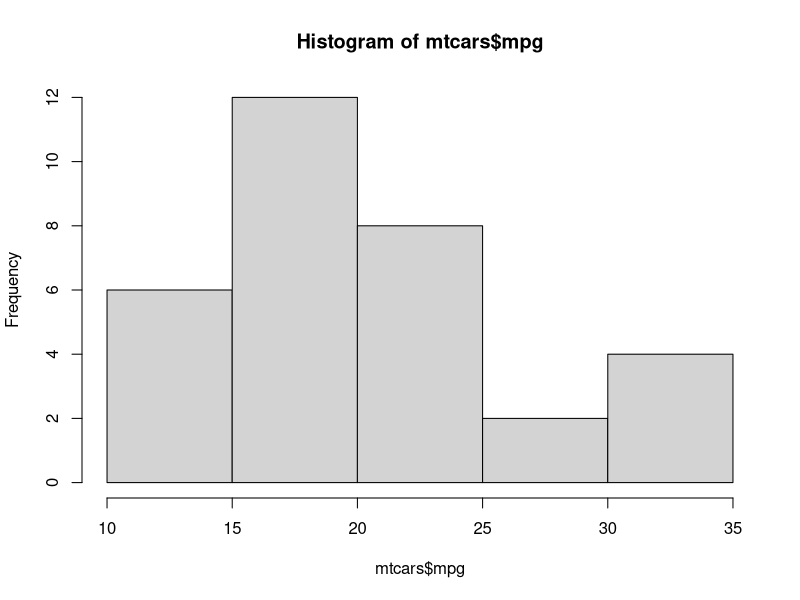
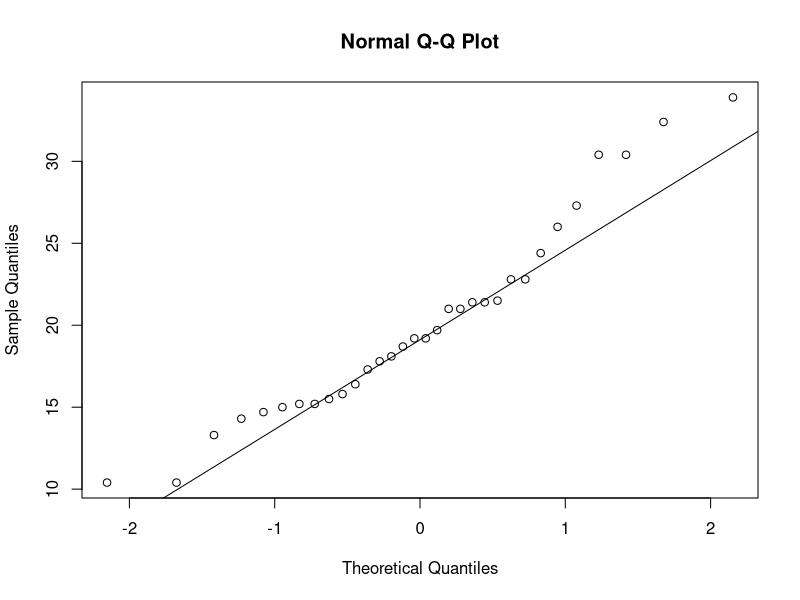
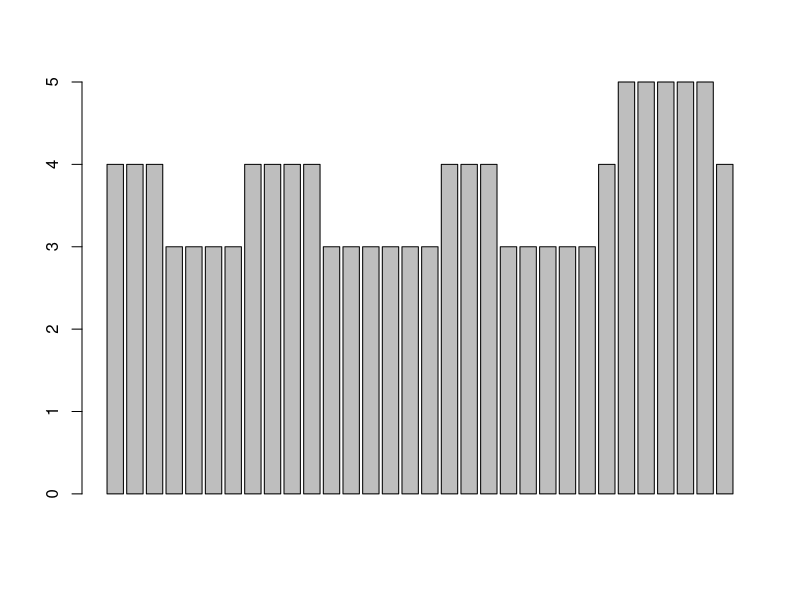
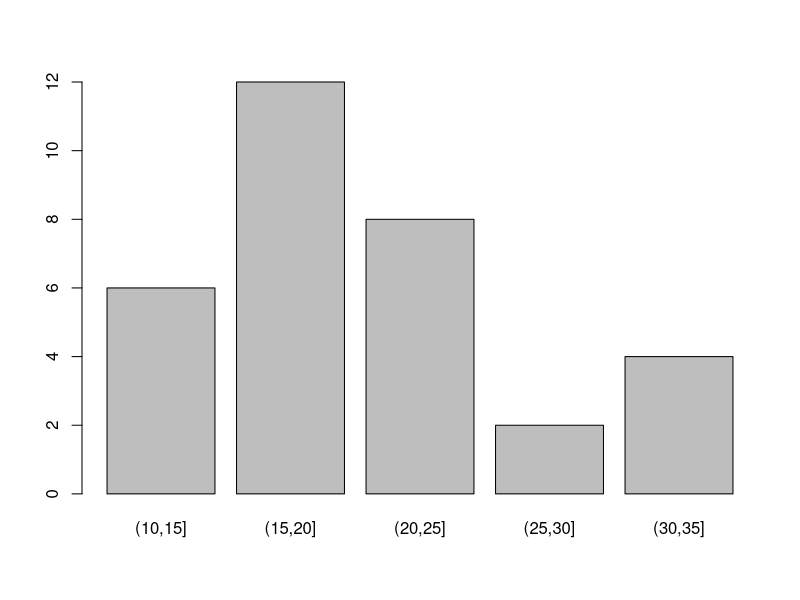

The R script that drew these images, in order:
#dados pre-intalados o r
data(mtcars)
help("mtcars")

#como chama-los
mtcars

#mesmo forma que help
?hist
hist(mtcars$mpg)

#graficos de q-q(quantil-quantil ou "scatter")
?qqnorm
qqnorm(mtcars$mpg)

#para colocar a linha linear q-q
?qqline
qqline(mtcars$mpg)

#tabela de frequencia
?table
table(mtcars$gear)

#grafico de barras
barplot(mtcars$gear)

#tabela de frequencia de dados continuos
?cut
cut(mtcars$mpg,5)
cut(mtcars$mpg,seq(10,35,5))

#para criar intervalos em barras
barplot(table(cut(mtcars$mpg,seq(10,35,5))))